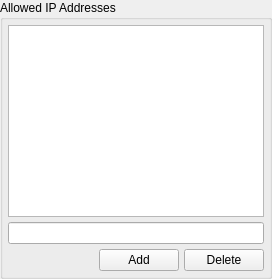
              <widget class="QGroupBox" name="approvedIPs_2">
               <property name="title">
                <string>Allowed IP Addresses</string>
               </property>
               <property name="checked">
                <bool>false</bool>
               </property>
               <layout class="QVBoxLayout" name="verticalLayout_51">
                <property name="spacing">
                 <number>5</number>
                </property>
                <property name="margin">
                 <number>5</number>
                </property>
                <item>
                 <widget class="QListWidget" name="acceptedIPList_2"/>
                </item>
                <item>
                 <widget class="QLineEdit" name="acceptedIP_2">
                  <property name="toolTip">
                   <string>The keyword Any is supported.</string>
                  </property>
                 </widget>
                </item>
                <item>
                 <layout class="QHBoxLayout" name="horizontalLayout_49">
                  <property name="spacing">
                   <number>5</number>
                  </property>
                  <item>
                   <spacer name="horizontalSpacer_37">
                    <property name="orientation">
                     <enum>Qt::Horizontal</enum>
                    </property>
                    <property name="sizeHint" stdset="0">
                     <size>
                      <width>40</width>
                      <height>20</height>
                     </size>
                    </property>
                   </spacer>
                  </item>
                  <item>
                   <widget class="QPushButton" name="addAcceptedIP_2">
                    <property name="text">
                     <string>Add</string>
                    </property>
                   </widget>
                  </item>
                  <item>
                   <widget class="QPushButton" name="deleteAcceptedIP">
                    <property name="text">
                     <string>Delete</string>
                    </property>
                   </widget>
                  </item>
                 </layout>
                </item>
               </layout>
              </widget>
